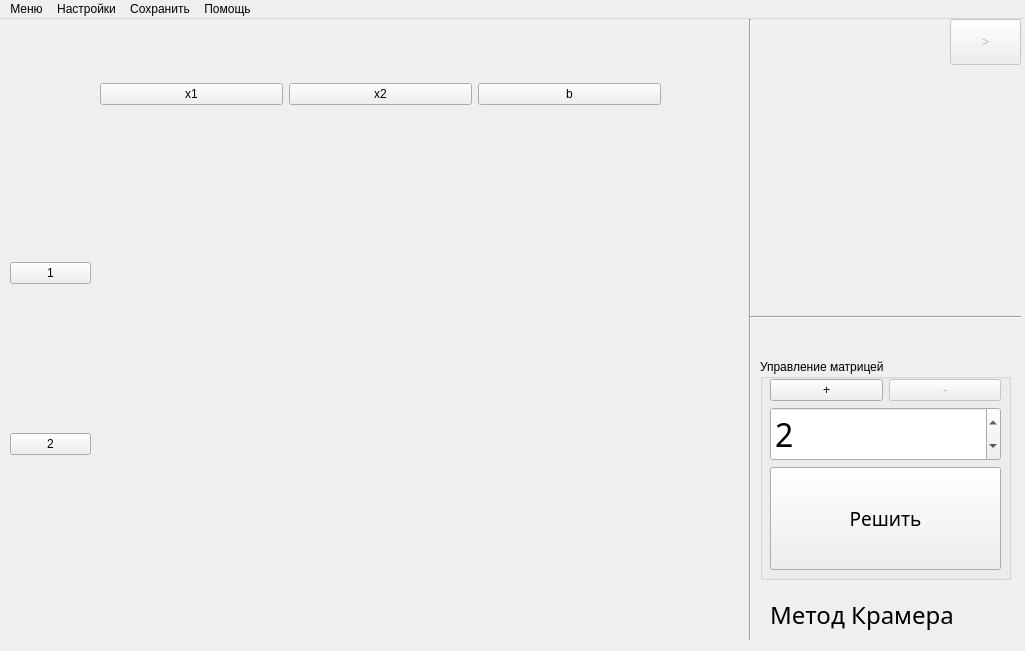
<?xml version="1.0" encoding="UTF-8"?>
<ui version="4.0">
 <class>MainWindow</class>
 <widget class="QMainWindow" name="MainWindow">
  <property name="geometry">
   <rect>
    <x>0</x>
    <y>0</y>
    <width>1025</width>
    <height>651</height>
   </rect>
  </property>
  <property name="windowTitle">
   <string>СЛАУ_калькулятор</string>
  </property>
  <widget class="QWidget" name="centralwidget">
   <widget class="QStackedWidget" name="stackedWidget_main">
    <property name="geometry">
     <rect>
      <x>-10</x>
      <y>0</y>
      <width>1031</width>
      <height>621</height>
     </rect>
    </property>
    <property name="styleSheet">
     <string notr="true">font: 8pt &quot;ГОСТ тип А&quot;;</string>
    </property>
    <property name="currentIndex">
     <number>0</number>
    </property>
    <widget class="QWidget" name="page">
     <widget class="QWidget" name="gridLayoutWidget">
      <property name="geometry">
       <rect>
        <x>110</x>
        <y>100</y>
        <width>561</width>
        <height>481</height>
       </rect>
      </property>
      <layout class="QGridLayout" name="gridLayout_main">
       <property name="leftMargin">
        <number>0</number>
       </property>
      </layout>
     </widget>
     <widget class="QWidget" name="verticalLayoutWidget">
      <property name="geometry">
       <rect>
        <x>20</x>
        <y>100</y>
        <width>81</width>
        <height>481</height>
       </rect>
      </property>
      <layout class="QVBoxLayout" name="verticalLayout_dla_Kramera">
       <item>
        <widget class="QPushButton" name="pushButton_2">
         <property name="text">
          <string>1</string>
         </property>
        </widget>
       </item>
       <item>
        <widget class="QPushButton" name="pushButton">
         <property name="text">
          <string>2</string>
         </property>
        </widget>
       </item>
      </layout>
     </widget>
     <widget class="QWidget" name="horizontalLayoutWidget">
      <property name="geometry">
       <rect>
        <x>110</x>
        <y>60</y>
        <width>561</width>
        <height>31</height>
       </rect>
      </property>
      <layout class="QHBoxLayout" name="horizontalLayout_dla_Kramera">
       <item>
        <widget class="QPushButton" name="pushButton_4">
         <property name="text">
          <string>x1</string>
         </property>
        </widget>
       </item>
       <item>
        <widget class="QPushButton" name="pushButton_5">
         <property name="text">
          <string>x2</string>
         </property>
        </widget>
       </item>
       <item>
        <widget class="QPushButton" name="pushButton_3">
         <property name="text">
          <string>b</string>
         </property>
        </widget>
       </item>
      </layout>
     </widget>
     <widget class="Line" name="line">
      <property name="geometry">
       <rect>
        <x>750</x>
        <y>0</y>
        <width>20</width>
        <height>621</height>
       </rect>
      </property>
      <property name="orientation">
       <enum>Qt::Vertical</enum>
      </property>
     </widget>
     <widget class="QGroupBox" name="groupBox">
      <property name="geometry">
       <rect>
        <x>770</x>
        <y>340</y>
        <width>251</width>
        <height>221</height>
       </rect>
      </property>
      <property name="styleSheet">
       <string notr="true">font: 12pt &quot;ГОСТ тип А&quot;;</string>
      </property>
      <property name="title">
       <string>Управление матрицей</string>
      </property>
      <widget class="QWidget" name="verticalLayoutWidget_6">
       <property name="geometry">
        <rect>
         <x>10</x>
         <y>20</y>
         <width>231</width>
         <height>191</height>
        </rect>
       </property>
       <layout class="QVBoxLayout" name="verticalLayout_5">
        <item>
         <layout class="QHBoxLayout" name="horizontalLayout">
          <item>
           <widget class="QPushButton" name="pushButton_plus">
            <property name="enabled">
             <bool>true</bool>
            </property>
            <property name="cursor">
             <cursorShape>PointingHandCursor</cursorShape>
            </property>
            <property name="styleSheet">
             <string notr="true">font: 75 18pt &quot;Calibri&quot;;</string>
            </property>
            <property name="text">
             <string>+</string>
            </property>
           </widget>
          </item>
          <item>
           <widget class="QPushButton" name="pushButton_minus">
            <property name="enabled">
             <bool>false</bool>
            </property>
            <property name="sizePolicy">
             <sizepolicy hsizetype="Minimum" vsizetype="Fixed">
              <horstretch>0</horstretch>
              <verstretch>0</verstretch>
             </sizepolicy>
            </property>
            <property name="cursor">
             <cursorShape>PointingHandCursor</cursorShape>
            </property>
            <property name="styleSheet">
             <string notr="true">font: 75 18pt &quot;Calibri&quot;;</string>
            </property>
            <property name="text">
             <string>-</string>
            </property>
           </widget>
          </item>
         </layout>
        </item>
        <item>
         <widget class="QSpinBox" name="spinBox_RowElem">
          <property name="sizePolicy">
           <sizepolicy hsizetype="Minimum" vsizetype="Fixed">
            <horstretch>0</horstretch>
            <verstretch>0</verstretch>
           </sizepolicy>
          </property>
          <property name="font">
           <font>
            <family>ГОСТ тип А</family>
            <pointsize>24</pointsize>
            <weight>50</weight>
            <italic>false</italic>
            <bold>false</bold>
           </font>
          </property>
          <property name="toolTip">
           <string>&lt;html&gt;&lt;head/&gt;&lt;body&gt;&lt;p align=&quot;center&quot;&gt;&lt;br/&gt;&lt;/p&gt;&lt;/body&gt;&lt;/html&gt;</string>
          </property>
          <property name="styleSheet">
           <string notr="true">font: 24pt &quot;ГОСТ тип А&quot;;</string>
          </property>
          <property name="value">
           <number>2</number>
          </property>
         </widget>
        </item>
        <item>
         <widget class="QPushButton" name="pushButton_resh">
          <property name="enabled">
           <bool>true</bool>
          </property>
          <property name="sizePolicy">
           <sizepolicy hsizetype="Minimum" vsizetype="Preferred">
            <horstretch>0</horstretch>
            <verstretch>0</verstretch>
           </sizepolicy>
          </property>
          <property name="font">
           <font>
            <family>ГОСТ тип А</family>
            <pointsize>14</pointsize>
            <weight>50</weight>
            <italic>false</italic>
            <bold>false</bold>
           </font>
          </property>
          <property name="cursor">
           <cursorShape>PointingHandCursor</cursorShape>
          </property>
          <property name="focusPolicy">
           <enum>Qt::StrongFocus</enum>
          </property>
          <property name="styleSheet">
           <string notr="true">font: 14pt &quot;ГОСТ тип А&quot;;</string>
          </property>
          <property name="text">
           <string>Решить</string>
          </property>
         </widget>
        </item>
       </layout>
      </widget>
     </widget>
     <widget class="QPushButton" name="pushButton_bolshe">
      <property name="enabled">
       <bool>false</bool>
      </property>
      <property name="geometry">
       <rect>
        <x>960</x>
        <y>0</y>
        <width>71</width>
        <height>46</height>
       </rect>
      </property>
      <property name="cursor">
       <cursorShape>PointingHandCursor</cursorShape>
      </property>
      <property name="styleSheet">
       <string notr="true">font: 75 18pt &quot;Calibri&quot;;
</string>
      </property>
      <property name="text">
       <string>&gt;</string>
      </property>
     </widget>
     <widget class="Line" name="line_2">
      <property name="geometry">
       <rect>
        <x>760</x>
        <y>290</y>
        <width>271</width>
        <height>16</height>
       </rect>
      </property>
      <property name="orientation">
       <enum>Qt::Horizontal</enum>
      </property>
     </widget>
     <widget class="QLabel" name="label_3">
      <property name="geometry">
       <rect>
        <x>780</x>
        <y>580</y>
        <width>251</width>
        <height>31</height>
       </rect>
      </property>
      <property name="font">
       <font>
        <family>ГОСТ тип А</family>
        <pointsize>18</pointsize>
        <weight>50</weight>
        <italic>false</italic>
        <bold>false</bold>
       </font>
      </property>
      <property name="styleSheet">
       <string notr="true">font: 18pt &quot;ГОСТ тип А&quot;;</string>
      </property>
      <property name="text">
       <string>Метод Крамера</string>
      </property>
     </widget>
    </widget>
    <widget class="QWidget" name="page_2">
     <widget class="QListWidget" name="listWidget_for_reshenia">
      <property name="geometry">
       <rect>
        <x>10</x>
        <y>110</y>
        <width>1031</width>
        <height>521</height>
       </rect>
      </property>
     </widget>
     <widget class="QPushButton" name="pushButton_menshe_Kr">
      <property name="enabled">
       <bool>true</bool>
      </property>
      <property name="geometry">
       <rect>
        <x>10</x>
        <y>0</y>
        <width>61</width>
        <height>41</height>
       </rect>
      </property>
      <property name="cursor">
       <cursorShape>PointingHandCursor</cursorShape>
      </property>
      <property name="styleSheet">
       <string notr="true">font: 75 18pt &quot;Calibri&quot;;
</string>
      </property>
      <property name="text">
       <string>&lt;</string>
      </property>
     </widget>
    </widget>
    <widget class="QWidget" name="page_3">
     <widget class="QWidget" name="gridLayoutWidget_2">
      <property name="geometry">
       <rect>
        <x>110</x>
        <y>100</y>
        <width>561</width>
        <height>481</height>
       </rect>
      </property>
      <layout class="QGridLayout" name="gridLayout_main_for_GaussElimination"/>
     </widget>
     <widget class="QWidget" name="gridLayoutWidget_3">
      <property name="geometry">
       <rect>
        <x>494</x>
        <y>509</y>
        <width>261</width>
        <height>111</height>
       </rect>
      </property>
      <layout class="QGridLayout" name="gridLayout">
       <item row="2" column="1">
        <widget class="QPushButton" name="pushButton_new_row_Gaus">
         <property name="text">
          <string>+ Ряд</string>
         </property>
        </widget>
       </item>
       <item row="1" column="2">
        <widget class="QPushButton" name="pushButton_del_row_Gaus">
         <property name="text">
          <string>- Ряд</string>
         </property>
        </widget>
       </item>
       <item row="0" column="2">
        <widget class="QPushButton" name="pushButton_del_stolb_Gaus">
         <property name="text">
          <string>- x</string>
         </property>
        </widget>
       </item>
       <item row="2" column="0">
        <widget class="QPushButton" name="pushButton_new_stolb_Gaus">
         <property name="text">
          <string>+ x</string>
         </property>
        </widget>
       </item>
      </layout>
     </widget>
     <widget class="QLabel" name="label">
      <property name="geometry">
       <rect>
        <x>780</x>
        <y>580</y>
        <width>251</width>
        <height>31</height>
       </rect>
      </property>
      <property name="font">
       <font>
        <family>ГОСТ тип А</family>
        <pointsize>18</pointsize>
        <weight>50</weight>
        <italic>false</italic>
        <bold>false</bold>
       </font>
      </property>
      <property name="styleSheet">
       <string notr="true">font: 18pt &quot;ГОСТ тип А&quot;;</string>
      </property>
      <property name="text">
       <string>Метод Гаусса</string>
      </property>
     </widget>
     <widget class="QWidget" name="horizontalLayoutWidget_2">
      <property name="geometry">
       <rect>
        <x>110</x>
        <y>60</y>
        <width>561</width>
        <height>31</height>
       </rect>
      </property>
      <layout class="QHBoxLayout" name="horizontalLayout_dla_GaussElimination">
       <item>
        <widget class="QPushButton" name="pushButton_6">
         <property name="text">
          <string>x1</string>
         </property>
        </widget>
       </item>
       <item>
        <widget class="QPushButton" name="pushButton_7">
         <property name="text">
          <string>x2</string>
         </property>
        </widget>
       </item>
       <item>
        <widget class="QPushButton" name="pushButton_8">
         <property name="text">
          <string>b</string>
         </property>
        </widget>
       </item>
      </layout>
     </widget>
     <widget class="QWidget" name="verticalLayoutWidget_3">
      <property name="geometry">
       <rect>
        <x>20</x>
        <y>100</y>
        <width>81</width>
        <height>481</height>
       </rect>
      </property>
      <layout class="QVBoxLayout" name="verticalLayout_dla_GaussElimination">
       <item>
        <widget class="QPushButton" name="pushButton_9">
         <property name="text">
          <string>1</string>
         </property>
        </widget>
       </item>
       <item>
        <widget class="QPushButton" name="pushButton_10">
         <property name="text">
          <string>2</string>
         </property>
        </widget>
       </item>
      </layout>
     </widget>
     <widget class="QPushButton" name="pushButton_bolshe_Gaus">
      <property name="enabled">
       <bool>false</bool>
      </property>
      <property name="geometry">
       <rect>
        <x>960</x>
        <y>0</y>
        <width>71</width>
        <height>46</height>
       </rect>
      </property>
      <property name="cursor">
       <cursorShape>PointingHandCursor</cursorShape>
      </property>
      <property name="styleSheet">
       <string notr="true">font: 75 18pt &quot;Calibri&quot;;
</string>
      </property>
      <property name="text">
       <string>&gt;</string>
      </property>
     </widget>
     <widget class="Line" name="line_4">
      <property name="geometry">
       <rect>
        <x>750</x>
        <y>0</y>
        <width>20</width>
        <height>621</height>
       </rect>
      </property>
      <property name="orientation">
       <enum>Qt::Vertical</enum>
      </property>
     </widget>
     <widget class="QGroupBox" name="groupBox_2">
      <property name="geometry">
       <rect>
        <x>770</x>
        <y>300</y>
        <width>251</width>
        <height>221</height>
       </rect>
      </property>
      <property name="styleSheet">
       <string notr="true">font: 12pt &quot;ГОСТ тип А&quot;;</string>
      </property>
      <property name="title">
       <string>Управление матрицей</string>
      </property>
      <widget class="QWidget" name="verticalLayoutWidget_7">
       <property name="geometry">
        <rect>
         <x>10</x>
         <y>22</y>
         <width>231</width>
         <height>191</height>
        </rect>
       </property>
       <layout class="QVBoxLayout" name="verticalLayout_6">
        <item>
         <layout class="QGridLayout" name="gridLayout_3">
          <item row="0" column="1">
           <widget class="QPushButton" name="pushButton_new_row_2">
            <property name="styleSheet">
             <string notr="true">font: 8pt &quot;ГОСТ тип А&quot;;</string>
            </property>
            <property name="text">
             <string>+ Ряд</string>
            </property>
           </widget>
          </item>
          <item row="1" column="1">
           <widget class="QPushButton" name="pushButton_del_row_2">
            <property name="styleSheet">
             <string notr="true">font: 8pt &quot;ГОСТ тип А&quot;;</string>
            </property>
            <property name="text">
             <string>- Ряд</string>
            </property>
           </widget>
          </item>
          <item row="0" column="2">
           <widget class="QPushButton" name="pushButton_new_stolb_2">
            <property name="styleSheet">
             <string notr="true">font: 8pt &quot;ГОСТ тип А&quot;;</string>
            </property>
            <property name="text">
             <string>+ x</string>
            </property>
           </widget>
          </item>
          <item row="1" column="2">
           <widget class="QPushButton" name="pushButton_del_stolb_2">
            <property name="sizePolicy">
             <sizepolicy hsizetype="Minimum" vsizetype="Fixed">
              <horstretch>0</horstretch>
              <verstretch>0</verstretch>
             </sizepolicy>
            </property>
            <property name="styleSheet">
             <string notr="true">font: 8pt &quot;ГОСТ тип А&quot;;</string>
            </property>
            <property name="text">
             <string>- x</string>
            </property>
           </widget>
          </item>
         </layout>
        </item>
        <item>
         <layout class="QHBoxLayout" name="horizontalLayout_3">
          <item>
           <widget class="QSpinBox" name="spinBox_for_neRow_Gausa">
            <property name="sizePolicy">
             <sizepolicy hsizetype="Minimum" vsizetype="Preferred">
              <horstretch>0</horstretch>
              <verstretch>0</verstretch>
             </sizepolicy>
            </property>
            <property name="styleSheet">
             <string notr="true">font: 15pt &quot;ГОСТ тип А&quot;;</string>
            </property>
            <property name="value">
             <number>2</number>
            </property>
           </widget>
          </item>
          <item>
           <widget class="QSpinBox" name="spinBox_for_row_Gausa">
            <property name="sizePolicy">
             <sizepolicy hsizetype="Minimum" vsizetype="Minimum">
              <horstretch>0</horstretch>
              <verstretch>0</verstretch>
             </sizepolicy>
            </property>
            <property name="styleSheet">
             <string notr="true">font: 15pt &quot;ГОСТ тип А&quot;;</string>
            </property>
            <property name="value">
             <number>2</number>
            </property>
           </widget>
          </item>
         </layout>
        </item>
        <item>
         <widget class="QPushButton" name="pushButton_GaussElimination">
          <property name="sizePolicy">
           <sizepolicy hsizetype="Minimum" vsizetype="Ignored">
            <horstretch>0</horstretch>
            <verstretch>0</verstretch>
           </sizepolicy>
          </property>
          <property name="styleSheet">
           <string notr="true">font: 14pt &quot;ГОСТ тип А&quot;;</string>
          </property>
          <property name="text">
           <string>Решить</string>
          </property>
         </widget>
        </item>
       </layout>
      </widget>
     </widget>
    </widget>
    <widget class="QWidget" name="page_4">
     <widget class="QListWidget" name="listWidget_for_reshenia_Gausa">
      <property name="geometry">
       <rect>
        <x>10</x>
        <y>110</y>
        <width>1031</width>
        <height>521</height>
       </rect>
      </property>
     </widget>
     <widget class="QPushButton" name="pushButton_menshe_Gaus">
      <property name="enabled">
       <bool>true</bool>
      </property>
      <property name="geometry">
       <rect>
        <x>10</x>
        <y>0</y>
        <width>93</width>
        <height>46</height>
       </rect>
      </property>
      <property name="cursor">
       <cursorShape>PointingHandCursor</cursorShape>
      </property>
      <property name="styleSheet">
       <string notr="true">font: 75 18pt &quot;Calibri&quot;;
</string>
      </property>
      <property name="text">
       <string>&lt;</string>
      </property>
     </widget>
    </widget>
    <widget class="QWidget" name="page_Matrix_Gaus_Gordan">
     <widget class="QWidget" name="gridLayoutWidget_4">
      <property name="geometry">
       <rect>
        <x>494</x>
        <y>500</y>
        <width>261</width>
        <height>121</height>
       </rect>
      </property>
      <layout class="QGridLayout" name="gridLayout_2">
       <item row="3" column="1">
        <widget class="QPushButton" name="pushButton_new_row_GaussJordanElimination">
         <property name="text">
          <string>+ Ряд</string>
         </property>
        </widget>
       </item>
       <item row="2" column="2">
        <widget class="QPushButton" name="pushButton_del_row_GaussJordanElimination">
         <property name="text">
          <string>- Ряд</string>
         </property>
        </widget>
       </item>
       <item row="1" column="2">
        <widget class="QPushButton" name="pushButton_del_stolb_GaussJordanElimination">
         <property name="text">
          <string>- x</string>
         </property>
        </widget>
       </item>
       <item row="3" column="0">
        <widget class="QPushButton" name="pushButton_new_stolb_GaussJordanElimination">
         <property name="text">
          <string>+ x</string>
         </property>
        </widget>
       </item>
      </layout>
     </widget>
     <widget class="QWidget" name="gridLayoutWidget_5">
      <property name="geometry">
       <rect>
        <x>110</x>
        <y>100</y>
        <width>561</width>
        <height>481</height>
       </rect>
      </property>
      <layout class="QGridLayout" name="gridLayout_main_for_GaussJordanElimination"/>
     </widget>
     <widget class="QLabel" name="label_2">
      <property name="geometry">
       <rect>
        <x>780</x>
        <y>530</y>
        <width>261</width>
        <height>101</height>
       </rect>
      </property>
      <property name="styleSheet">
       <string notr="true">font: 20pt &quot;ГОСТ тип А&quot;;</string>
      </property>
      <property name="text">
       <string>&lt;html&gt;&lt;head/&gt;&lt;body&gt;&lt;p&gt;&lt;span style=&quot; font-size:18pt;&quot;&gt;Метод &lt;/span&gt;&lt;/p&gt;&lt;p&gt;&lt;span style=&quot; font-size:18pt;&quot;&gt;Гаусса-Жордана&lt;/span&gt;&lt;/p&gt;&lt;/body&gt;&lt;/html&gt;</string>
      </property>
     </widget>
     <widget class="QWidget" name="horizontalLayoutWidget_3">
      <property name="geometry">
       <rect>
        <x>110</x>
        <y>60</y>
        <width>561</width>
        <height>31</height>
       </rect>
      </property>
      <layout class="QHBoxLayout" name="horizontalLayout_dla_GaussJordanElimination">
       <item>
        <widget class="QPushButton" name="pushButton_11">
         <property name="text">
          <string>x1</string>
         </property>
        </widget>
       </item>
       <item>
        <widget class="QPushButton" name="pushButton_12">
         <property name="text">
          <string>x2</string>
         </property>
        </widget>
       </item>
       <item>
        <widget class="QPushButton" name="pushButton_13">
         <property name="text">
          <string>b</string>
         </property>
        </widget>
       </item>
      </layout>
     </widget>
     <widget class="QWidget" name="verticalLayoutWidget_4">
      <property name="geometry">
       <rect>
        <x>20</x>
        <y>100</y>
        <width>81</width>
        <height>481</height>
       </rect>
      </property>
      <layout class="QVBoxLayout" name="verticalLayout_dla_GaussJordanElimination">
       <item>
        <widget class="QPushButton" name="pushButton_14">
         <property name="text">
          <string>1</string>
         </property>
        </widget>
       </item>
       <item>
        <widget class="QPushButton" name="pushButton_15">
         <property name="text">
          <string>2</string>
         </property>
        </widget>
       </item>
      </layout>
     </widget>
     <widget class="QPushButton" name="pushButton_bolshe_GaussJordan">
      <property name="enabled">
       <bool>false</bool>
      </property>
      <property name="geometry">
       <rect>
        <x>960</x>
        <y>0</y>
        <width>71</width>
        <height>46</height>
       </rect>
      </property>
      <property name="cursor">
       <cursorShape>PointingHandCursor</cursorShape>
      </property>
      <property name="styleSheet">
       <string notr="true">font: 75 18pt &quot;Calibri&quot;;
</string>
      </property>
      <property name="text">
       <string>&gt;</string>
      </property>
     </widget>
     <widget class="Line" name="line_3">
      <property name="geometry">
       <rect>
        <x>760</x>
        <y>290</y>
        <width>271</width>
        <height>16</height>
       </rect>
      </property>
      <property name="orientation">
       <enum>Qt::Horizontal</enum>
      </property>
     </widget>
     <widget class="Line" name="line_5">
      <property name="geometry">
       <rect>
        <x>750</x>
        <y>0</y>
        <width>20</width>
        <height>621</height>
       </rect>
      </property>
      <property name="orientation">
       <enum>Qt::Vertical</enum>
      </property>
     </widget>
     <widget class="QGroupBox" name="groupBox_3">
      <property name="geometry">
       <rect>
        <x>770</x>
        <y>310</y>
        <width>251</width>
        <height>221</height>
       </rect>
      </property>
      <property name="styleSheet">
       <string notr="true">font: 12pt &quot;ГОСТ тип А&quot;;</string>
      </property>
      <property name="title">
       <string>Управление матрицей</string>
      </property>
      <widget class="QWidget" name="verticalLayoutWidget_8">
       <property name="geometry">
        <rect>
         <x>10</x>
         <y>22</y>
         <width>231</width>
         <height>191</height>
        </rect>
       </property>
       <layout class="QVBoxLayout" name="verticalLayout_7">
        <item>
         <layout class="QGridLayout" name="gridLayout_4">
          <item row="1" column="1">
           <widget class="QPushButton" name="pushButton_del_stolb_3">
            <property name="sizePolicy">
             <sizepolicy hsizetype="Minimum" vsizetype="Fixed">
              <horstretch>0</horstretch>
              <verstretch>0</verstretch>
             </sizepolicy>
            </property>
            <property name="styleSheet">
             <string notr="true">font: 8pt &quot;ГОСТ тип А&quot;;</string>
            </property>
            <property name="text">
             <string>- x</string>
            </property>
           </widget>
          </item>
          <item row="0" column="1">
           <widget class="QPushButton" name="pushButton_new_stolb_3">
            <property name="styleSheet">
             <string notr="true">font: 8pt &quot;ГОСТ тип А&quot;;</string>
            </property>
            <property name="text">
             <string>+ x</string>
            </property>
           </widget>
          </item>
          <item row="1" column="0">
           <widget class="QPushButton" name="pushButton_del_row_3">
            <property name="styleSheet">
             <string notr="true">font: 8pt &quot;ГОСТ тип А&quot;;</string>
            </property>
            <property name="text">
             <string>- Ряд</string>
            </property>
           </widget>
          </item>
          <item row="0" column="0">
           <widget class="QPushButton" name="pushButton_new_row_3">
            <property name="styleSheet">
             <string notr="true">font: 8pt &quot;ГОСТ тип А&quot;;</string>
            </property>
            <property name="text">
             <string>+ Ряд</string>
            </property>
           </widget>
          </item>
         </layout>
        </item>
        <item>
         <layout class="QHBoxLayout" name="horizontalLayout_4">
          <item>
           <widget class="QSpinBox" name="spinBox_for_row_GaussJordanElimination">
            <property name="sizePolicy">
             <sizepolicy hsizetype="Minimum" vsizetype="Preferred">
              <horstretch>0</horstretch>
              <verstretch>0</verstretch>
             </sizepolicy>
            </property>
            <property name="styleSheet">
             <string notr="true">font: 15pt &quot;ГОСТ тип А&quot;;</string>
            </property>
            <property name="value">
             <number>2</number>
            </property>
           </widget>
          </item>
          <item>
           <widget class="QSpinBox" name="spinBox_for_neRow_GaussJordanElimination">
            <property name="sizePolicy">
             <sizepolicy hsizetype="Minimum" vsizetype="Minimum">
              <horstretch>0</horstretch>
              <verstretch>0</verstretch>
             </sizepolicy>
            </property>
            <property name="styleSheet">
             <string notr="true">font: 15pt &quot;ГОСТ тип А&quot;;</string>
            </property>
            <property name="value">
             <number>2</number>
            </property>
           </widget>
          </item>
         </layout>
        </item>
        <item>
         <widget class="QPushButton" name="pushButton_GaussJordanElimination">
          <property name="sizePolicy">
           <sizepolicy hsizetype="Minimum" vsizetype="Ignored">
            <horstretch>0</horstretch>
            <verstretch>0</verstretch>
           </sizepolicy>
          </property>
          <property name="styleSheet">
           <string notr="true">font: 14pt &quot;ГОСТ тип А&quot;;</string>
          </property>
          <property name="text">
           <string>Решить</string>
          </property>
         </widget>
        </item>
       </layout>
      </widget>
     </widget>
    </widget>
    <widget class="QWidget" name="page_5">
     <widget class="QListWidget" name="listWidget_for_reshenia_GaussJordanElimination">
      <property name="geometry">
       <rect>
        <x>10</x>
        <y>110</y>
        <width>1031</width>
        <height>521</height>
       </rect>
      </property>
     </widget>
     <widget class="QPushButton" name="pushButton_menshe_GaussJordan">
      <property name="enabled">
       <bool>true</bool>
      </property>
      <property name="geometry">
       <rect>
        <x>10</x>
        <y>0</y>
        <width>93</width>
        <height>46</height>
       </rect>
      </property>
      <property name="cursor">
       <cursorShape>PointingHandCursor</cursorShape>
      </property>
      <property name="styleSheet">
       <string notr="true">font: 75 18pt &quot;Calibri&quot;;
</string>
      </property>
      <property name="text">
       <string>&lt;</string>
      </property>
     </widget>
    </widget>
   </widget>
  </widget>
  <widget class="QMenuBar" name="menubar">
   <property name="geometry">
    <rect>
     <x>0</x>
     <y>0</y>
     <width>1025</width>
     <height>26</height>
    </rect>
   </property>
   <widget class="QMenu" name="menu">
    <property name="title">
     <string>Меню</string>
    </property>
    <addaction name="actionClean_2"/>
    <addaction name="action_exit"/>
   </widget>
   <widget class="QMenu" name="menuClean">
    <property name="title">
     <string>Настройки</string>
    </property>
    <widget class="QMenu" name="menu_5">
     <property name="title">
      <string>Выбрать метод решения</string>
     </property>
     <addaction name="action_GaussElimination"/>
     <addaction name="action_GaussElimination_Gordan"/>
     <addaction name="action_MethodKramera"/>
    </widget>
    <addaction name="menu_5"/>
   </widget>
   <widget class="QMenu" name="menu_2">
    <property name="title">
     <string>Сохранить</string>
    </property>
    <widget class="QMenu" name="menu_6">
     <property name="title">
      <string>Экспрортировать как</string>
     </property>
     <addaction name="action_Excel_xlsx"/>
    </widget>
    <addaction name="menu_6"/>
   </widget>
   <widget class="QMenu" name="menu_3">
    <property name="title">
     <string>Помощь</string>
    </property>
    <widget class="QMenu" name="menu_4">
     <property name="title">
      <string>О методах решения</string>
     </property>
     <addaction name="action_11"/>
     <addaction name="action_12"/>
     <addaction name="action_13"/>
     <addaction name="action_14"/>
    </widget>
    <addaction name="action_9"/>
    <addaction name="menu_4"/>
   </widget>
   <addaction name="menu"/>
   <addaction name="menuClean"/>
   <addaction name="menu_2"/>
   <addaction name="menu_3"/>
  </widget>
  <action name="action_3">
   <property name="text">
    <string>Сохранить</string>
   </property>
  </action>
  <action name="actionClean">
   <property name="text">
    <string>Сохранить как</string>
   </property>
  </action>
  <action name="action_4">
   <property name="text">
    <string>О программе</string>
   </property>
  </action>
  <action name="action_exit">
   <property name="text">
    <string>Выход</string>
   </property>
  </action>
  <action name="actionClean_2">
   <property name="text">
    <string>Очистить</string>
   </property>
  </action>
  <action name="action_7">
   <property name="text">
    <string>Сохранить</string>
   </property>
  </action>
  <action name="action_9">
   <property name="text">
    <string>О программе</string>
   </property>
  </action>
  <action name="action_11">
   <property name="text">
    <string>Метод Гаусса</string>
   </property>
  </action>
  <action name="action_12">
   <property name="text">
    <string>Метод Гаусса-Жордана</string>
   </property>
  </action>
  <action name="action_13">
   <property name="text">
    <string>Метод Крамера</string>
   </property>
  </action>
  <action name="action_14">
   <property name="text">
    <string>Матричное разложение (LU-разложение)</string>
   </property>
  </action>
  <action name="action_GaussElimination">
   <property name="text">
    <string>Метод Гаусса</string>
   </property>
  </action>
  <action name="action_GaussElimination_Gordan">
   <property name="text">
    <string>Метод Гаусса-Жордана</string>
   </property>
  </action>
  <action name="action_MethodKramera">
   <property name="text">
    <string>Метод Крамера</string>
   </property>
  </action>
  <action name="action_lu_decomposition">
   <property name="text">
    <string>Матричное разложение (LU-разложение)</string>
   </property>
  </action>
  <action name="action_Excel_xlsx">
   <property name="text">
    <string>Скачать в формате Excel (.xlsx)</string>
   </property>
   <property name="iconText">
    <string>Скачать в формате Excel (.xlsx)</string>
   </property>
  </action>
 </widget>
 <resources/>
 <connections/>
</ui>
